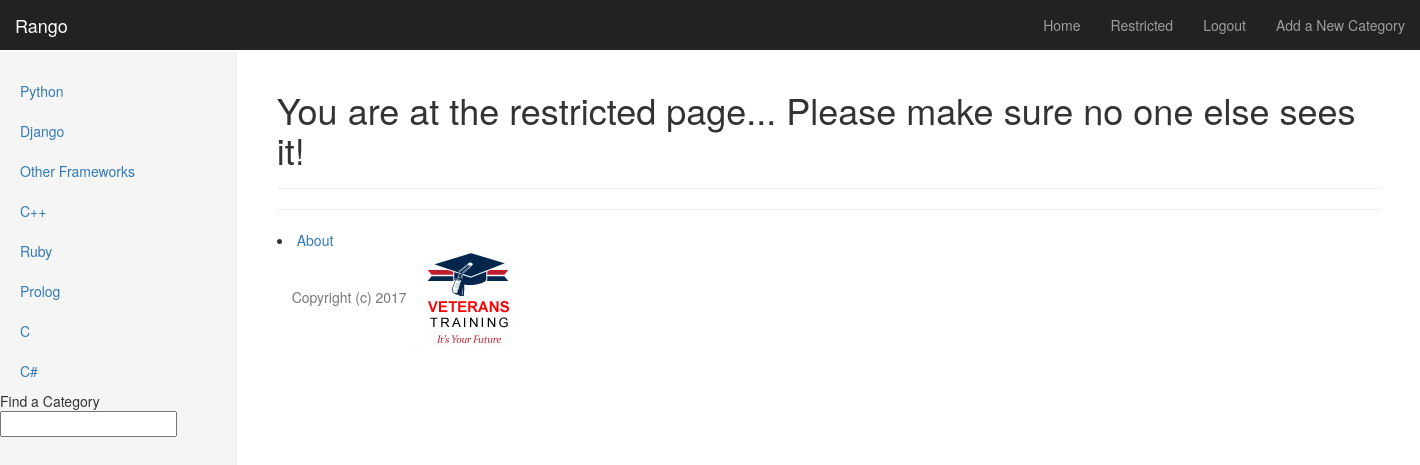
Screenshot of /rango/restricted/ (signed in) with the database file from the repository.
### rango/models.py (models this page shows, shortened)
class Category(models.Model):
    name = models.CharField(max_length=128, unique=True)
    view = models.IntegerField(default=0)
    likes = models.IntegerField(default=0)
    slug = models.SlugField()

### rango/views.py (the view)
def restricted(request):
    return render(request, 'rango/restricted.html', {})

### rango/templatetags/rango_extras.py (called while the page is built)
@register.inclusion_tag('rango/cats.html')
def get_category_list(cat=None):
    return {'cats': Category.objects.all(), 'act_cat': cat}

### templates/rango/restricted.html (shortened to what this page needs)
{% extends 'rango/base.html' %}
{% load staticfiles %}
{% block body_block %}
    <div class="page-header">
		<h1>You are at the restricted page... Please make sure no one else sees it!</h1>
    </div>
{% endblock %}

### templates/rango/cats.html
{% if cats %}
    <ul class="nav nav-sidebar">
    {% for c in cats %}
    	{% if c == act_cat %}
    		<li  class="active">
    	{% else  %}
    		<li>
    	{% endif %}
        <a href="{% url 'category'  c.slug %}">{{ c.name }}</a></li>
    {% endfor %}
{% else %}
    <li> <strong >There are no category present.</strong></li>
    </ul>
{% endif %}

### rows the page displays
Category: name "Python"
Category: name "Django"
Category: name "Other Frameworks"
Category: name "C++"
Category: name "Ruby"
Category: name "Prolog"
Category: name "C"
Category: name "C#"
